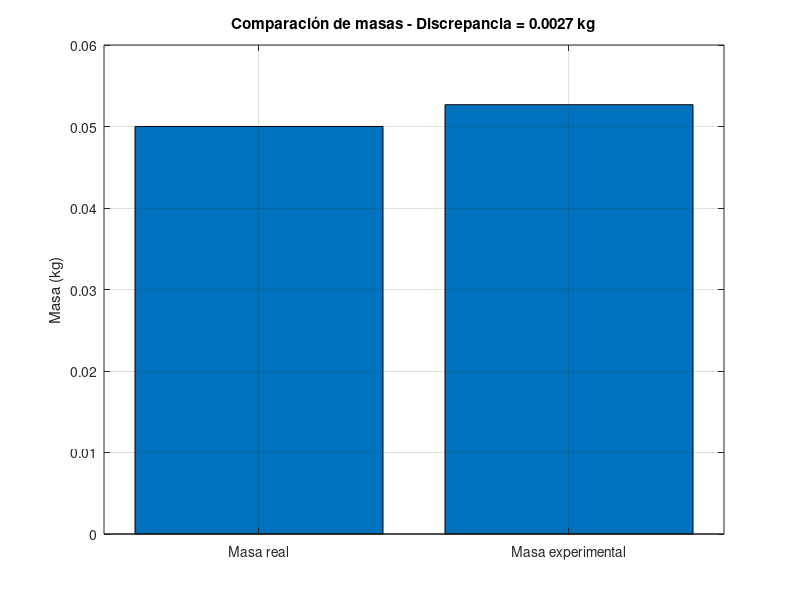
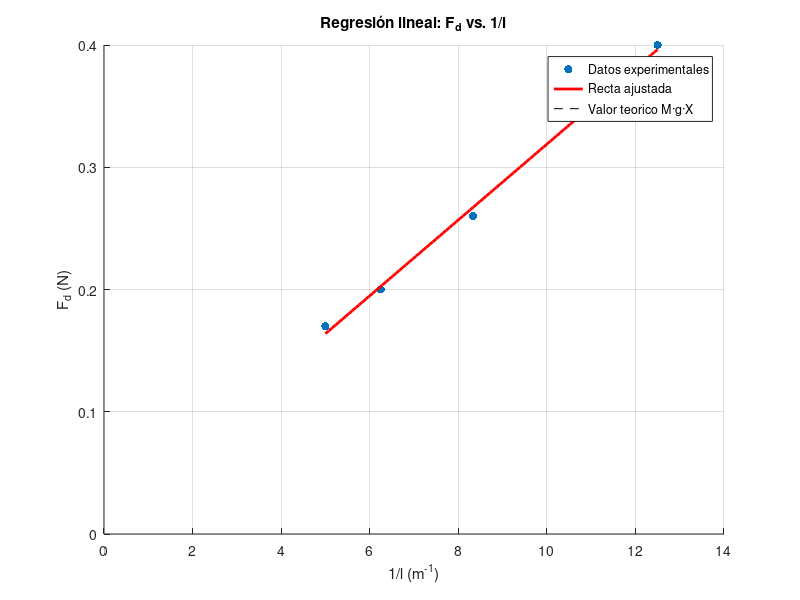

The MATLAB script that drew these images, in order:
% Datos experimentales
Fd=[0.17,0.20,0.26,0.40]; % Fuerza en N
l=[0.20,0.16,0.12,0.08]; % Brazo en m
% Variable independiente
x=1 ./ l;
% Regresion lineal
p=polyfit(x,Fd,1); % p(1)=pendiente,p(2)=intercepto
% Recta ajustada
x_fit=linspace(min(x), max(x), 100);
Fd_fit=polyval(p, x_fit);
%Parametros fisicos 
g=9.81; % m/s^2
X=0.06; % posicion fija del portapesas en metros 
M_real=0.050; %masa real utilizada en kg 
%Calculo de masa experimental
m_exp=p(1)/(g*X);
% Discrepancia
discrepancia=abs(M_real-m_exp);
%Mostrar resultados
fprintf('Pendiente m = %.4f\n',p(1));
fprintf('Masa experimental = %.4f kg\n',m_exp);
fprintf('Discrepancia = %.4f kg\n',discrepancia);

%Grafico comparativo
figure;
bar([M_real,m_exp])
set(gca,'xticklabel',{'Masa real','Masa experimental'})
ylabel('Masa (kg)')
title(sprintf('Comparación de masas - Discrepancia = %.4f kg',discrepancia))
grid on;

%Grafico de regresion
figure;
scatter(x,Fd,'filled', 'DisplayName', 'Datos experimentales')
hold on;
plot(x_fit, Fd_fit,'r','LineWidth',2,'DisplayName','Recta ajustada')
plot(M_real*g*X, '--k','DisplayName','Valor teorico M·g·X')
xlabel('1/l (m^{-1})')
ylabel('F_d (N)')
title('Regresión lineal: F_d vs. 1/l')
legend('Location', 'best')
grid on
